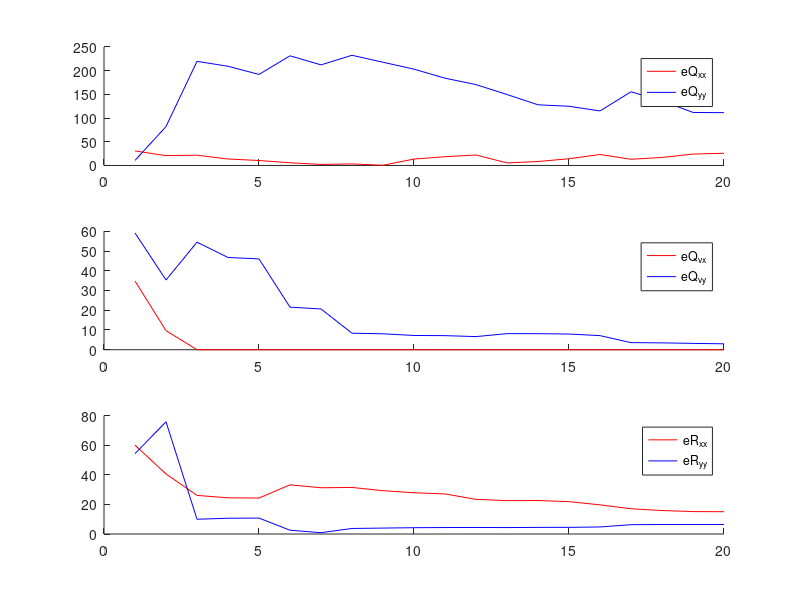
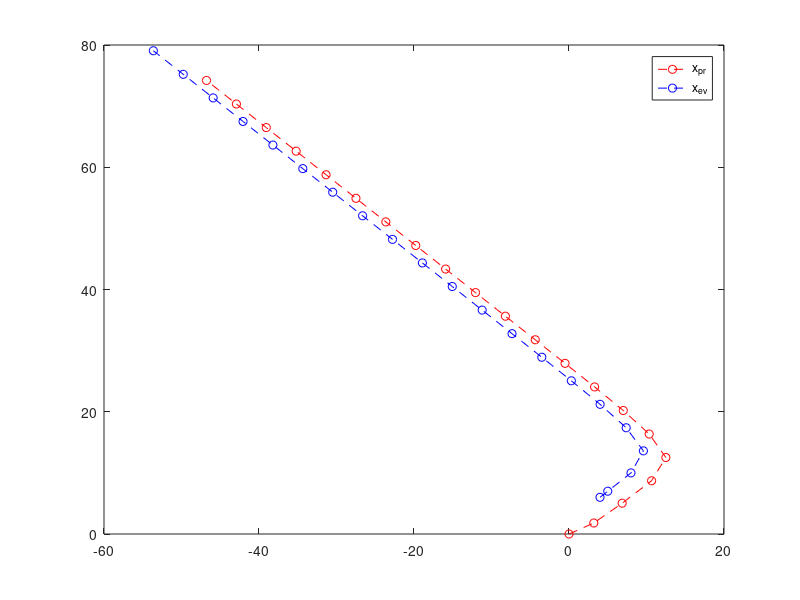

Write MATLAB code to recreate these figures, in order.
clear all;clc;close all

load test50_v2.mat

dJmat=[];
rmse2sum=0;
for ij=1:20
    
    xPur_part=xPartStore{ij};
    
    meann=zeros(14,1);
    for ik=1:npart
        meann=meann+wloc(ik)*xPur_part(:,ik);
    end
    %dx=xPur-meann(1:8)
    dJ=meann(9:14)-qrTrue;
    rmse2sum=rmse2sum+dJ.^2/21;
    dJmat=[dJmat abs(dJ)];
end
rmse2sum=sqrt(rmse2sum);

for ik=1:3
    figure(1);
    subplot(3,1,ik)
    hold on
    plot(1:1:20,dJmat(2*(ik-1)+1,:),'r')
    hold on
    plot(1:1:20,dJmat(2*(ik-1)+2,:),'b')
    if ik==1
        legend('eQ_{xx}','eQ_{yy}')
    elseif ik==2
        legend('eQ_{vx}','eQ_{vy}')
    else
        legend('eR_{xx}','eR_{yy}')
    end
end

xT=[];
for ij=1:21
    xT=[xT xTrueS{ij}];
end
figure(2);clf;
plot(xT(1,:),xT(2,:),'r--o')
hold on
plot(xT(5,:),xT(6,:),'b--o')
legend('x_{pr}','x_{ev}')


